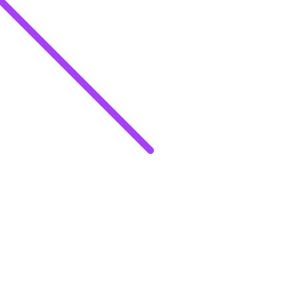
Frame 1 (no input)
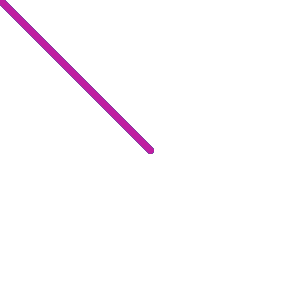
Frame 60 (the mouse pressed at the canvas centre just before this capture)
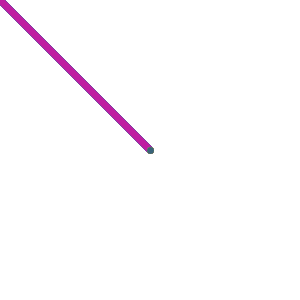
Frame 120 (the mouse held since frame 60 and released just before this capture)

The Processing sketch that drew these frames (run headless with seeded random() and noise(); from frame 60 on, the mouse is pressed at the canvas centre):

// Processing sketch: processing_29209
// ── processing_29209.pde

void setup(){
  size(300,300);
  background(255);
}

void draw(){
  stroke(random(255),random(255),random(255));
  strokeWeight(7);
  line(width/2,height/2,mouseX,mouseY);
}
